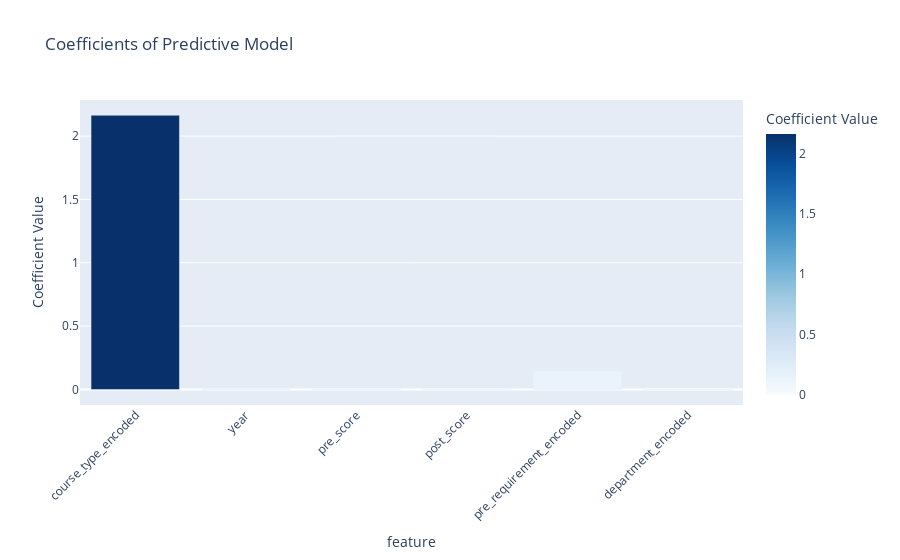

The notebook cell saved with this chart:
### Code cell
import plotly.express as px
import pandas as pd
data = {
    'feature': ['course_type_encoded', 'year', 'pre_score', 'post_score', 'pre_requirement_encoded', 'department_encoded'],
    'coefficient': [2.164213, 0.001698, -0.001968, 0.011243, 0.143890, 0.014314]
}

df = pd.DataFrame(data)

# Create an interactive bar plot with Plotly
fig = px.bar(df, x='feature', y='coefficient', color='coefficient',
             title='Coefficients of Predictive Model',
             labels={'coefficient': 'Coefficient Value'},
             color_continuous_scale=px.colors.sequential.Blues)

fig.update_layout(xaxis_tickangle=-45)
fig.show()

### Figure 1 — Plotly figure (JSON) as saved in the notebook; plotly's stock layout.template omitted (floating-point values rounded to 4 significant figures)
{"data": [{"alignmentgroup": "True", "hovertemplate": "feature=%{x}<br>Coefficient Value=%{marker.color}<extra></extra>", "legendgroup": "", "marker": {"color": [2.164, 0.001698, -0.001968, 0.01124, 0.1439, 0.01431], "coloraxis": "coloraxis", "pattern": {"shape": ""}}, "name": "", "offsetgroup": "", "orientation": "v", "showlegend": false, "textposition": "auto", "type": "bar", "x": ["course_type_encoded", "year", "pre_score", "post_score", "pre_requirement_encoded", "department_encoded"], "xaxis": "x", "y": [2.164, 0.001698, -0.001968, 0.01124, 0.1439, 0.01431], "yaxis": "y"}], "layout": {"autosize": true, "barmode": "relative", "coloraxis": {"colorbar": {"title": {"text": "Coefficient Value"}}, "colorscale": [[0, "rgb(247,251,255)"], [0.125, "rgb(222,235,247)"], [0.25, "rgb(198,219,239)"], [0.375, "rgb(158,202,225)"], [0.5, "rgb(107,174,214)"], [0.625, "rgb(66,146,198)"], [0.75, "rgb(33,113,181)"], [0.875, "rgb(8,81,156)"], [1, "rgb(8,48,107)"]]}, "legend": {"tracegroupgap": 0}, "title": {"text": "Coefficients of Predictive Model"}, "xaxis": {"anchor": "y", "autorange": true, "domain": [0, 1], "range": [-0.5, 5.5], "tickangle": -45, "title": {"text": "feature"}, "type": "category"}, "yaxis": {"anchor": "x", "autorange": true, "domain": [0, 1], "range": [-0.1223, 2.285], "title": {"text": "Coefficient Value"}, "type": "linear"}}}
